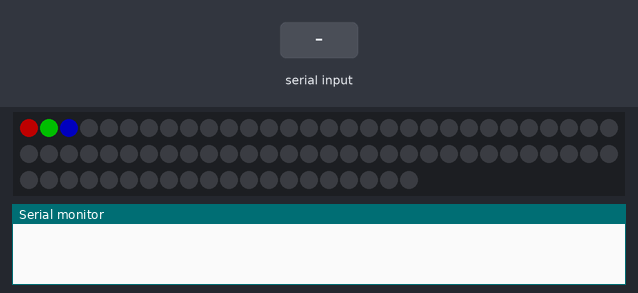
Bench run of a sketch on a simulated ESP32. Shown: 80 RGB LEDs in strip order, left to right, continuing on the next row, the last lines printed to the serial monitor. The inputs (shaded band) are chosen by the test bench. Dim RGB values are drawn brighter than linear.

Above: at 0.1 s.
3.3 s: "thinking\n" received over Serial
At 3.55 s:
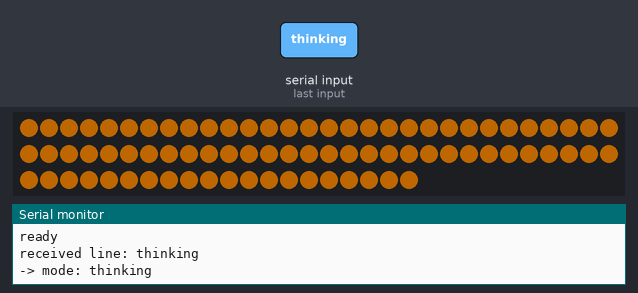
5.2 s: "listening\n" received over Serial
At 5.8 s:
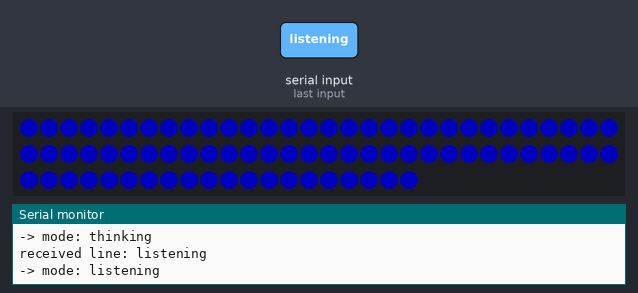
6.7 s: "responding\n" received over Serial
At 7.8 s:
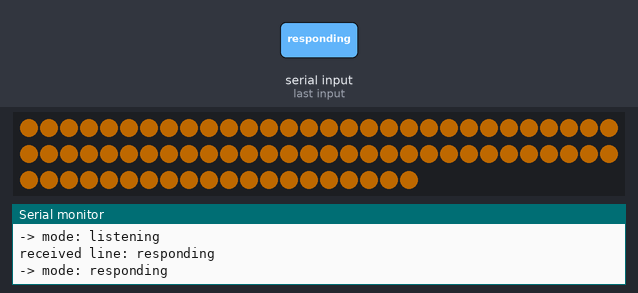
8.2 s: "error\n" received over Serial
At 9.01 s:
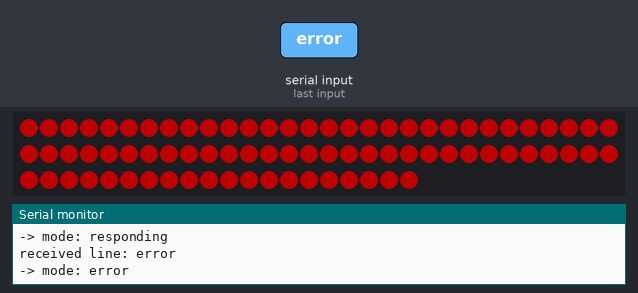
Timing chart, 0 to 10.9 s (numbered marks = the images above; inputs shaded):
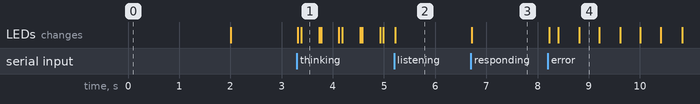

Measured:
- after the input at 3.3 s, the LEDs: first change at once (image 1 shows a later state)
- after the input at 5.2 s, the LEDs: change at once (image 2)
- after the input at 6.7 s, the LEDs: change at once (image 3)
- after the input at 8.2 s, the LEDs: change at once (image 4)

The sketch:

led-indicator.ino
```cpp
// led-indicator.ino — reference firmware for the led-bridge LED indicator.
//
// This sketch runs on an ESP32 driving an 80-pixel Adafruit NeoPixel strip.
// It is NOT built, flashed, or otherwise used by this repo at runtime — it
// lives here purely for reference alongside ../led-bridge.go, the host-side
// Viam module that drives it over USB serial.
//
// Hardware / wiring:
//   - NeoPixel data pin: GPIO 18
//   - Strip length:      80 pixels
//   - Serial baud:       115200  (must match led-bridge.go's defaultBaudRate)
//
// Serial protocol: led-bridge.go writes one '\n'-terminated line per update,
// each a JSON object of the form {"state":"<mode>"} (see actionForState in
// led-bridge.go). This sketch does a substring match on that line, so the
// JSON wrapper is matched transparently — it only cares that one of these
// keywords appears:
//   - "idle"        -> LEDs off
//   - "listening"   -> solid blue
//   - "thinking"    -> orange sine pulse (~800ms period)
//   - "responding"  -> solid orange
//   - "error"       -> red flash (~400ms on/off) until another state arrives
// Any line without a recognized keyword is logged and ignored.

#include <Adafruit_NeoPixel.h>

const int  LED_PIN    = 18;
const int  NUM_PIXELS = 80;
const long BAUD_RATE  = 115200;
const uint8_t BRIGHTNESS = 80;

Adafruit_NeoPixel strip(NUM_PIXELS, LED_PIN, NEO_GRB + NEO_KHZ800);

enum Mode { MODE_IDLE, MODE_LISTENING, MODE_THINKING, MODE_RESPONDING, MODE_ERROR };
Mode currentMode = MODE_IDLE;
String inputBuffer;

void setup() {
  Serial.begin(BAUD_RATE);
  strip.begin();
  strip.setBrightness(BRIGHTNESS);

  // Boot self-test: R G B on first 3 LEDs for 2 seconds.
  strip.setPixelColor(0, strip.Color(255, 0, 0));
  strip.setPixelColor(1, strip.Color(0, 255, 0));
  strip.setPixelColor(2, strip.Color(0, 0, 255));
  strip.show();
  delay(2000);
  strip.clear();
  strip.show();

  Serial.println("ready");
}

void loop() {
  readSerial();
  render();
  delay(20);
}

void readSerial() {
  while (Serial.available()) {
    char c = Serial.read();
    if (c == '\n') {
      handleLine(inputBuffer);
      inputBuffer = "";
    } else if (c != '\r') {
      inputBuffer += c;
    }
  }
}

void handleLine(const String &line) {
  Serial.print("received line: ");
  Serial.println(line);
  if (line.indexOf("listening") >= 0) {
    currentMode = MODE_LISTENING;
    Serial.println("-> mode: listening");
  } else if (line.indexOf("thinking") >= 0) {
    currentMode = MODE_THINKING;
    Serial.println("-> mode: thinking");
  } else if (line.indexOf("idle") >= 0) {
    currentMode = MODE_IDLE;
    Serial.println("-> mode: idle");
  } else if (line.indexOf("responding") >= 0) {
    currentMode = MODE_RESPONDING;
    Serial.println("-> mode: responding");
  } else if (line.indexOf("error") >= 0) {
    currentMode = MODE_ERROR;
    Serial.println("-> mode: error");
  } else {
    Serial.println("-> unrecognized, ignoring");
  }
}

// Render a single-color sine pulse across the whole strip.
// period_ms controls speed (smaller = faster). r, g, b set the hue.
void pulseColor(uint16_t period_ms, uint8_t r, uint8_t g, uint8_t b) {
  float phase = (millis() % period_ms) / (float)period_ms;
  float wave = (sin(phase * 2.0f * PI) + 1.0f) * 0.5f;
  float scale_lo = 10.0f / 255.0f;
  float scale = scale_lo + wave * (1.0f - scale_lo);
  uint32_t color = strip.Color(
    (uint8_t)(r * scale),
    (uint8_t)(g * scale),
    (uint8_t)(b * scale));
  for (int i = 0; i < NUM_PIXELS; i++) {
    strip.setPixelColor(i, color);
  }
  strip.show();
}

void solidColor(uint8_t r, uint8_t g, uint8_t b) {
  uint32_t color = strip.Color(r, g, b);
  for (int i = 0; i < NUM_PIXELS; i++) {
    strip.setPixelColor(i, color);
  }
  strip.show();
}

void render() {
  switch (currentMode) {
    case MODE_IDLE:
      strip.clear();
      strip.show();
      break;
    case MODE_LISTENING:
      solidColor(0, 0, 255);
      break;
    case MODE_THINKING:
      pulseColor(800, 255, 140, 0);
      break;
    case MODE_RESPONDING:
      solidColor(255, 140, 0);
      break;
    case MODE_ERROR:
      // Square-wave red flash, ~400ms on/off.
      if ((millis() / 400) % 2 == 0) {
        solidColor(255, 0, 0);
      } else {
        strip.clear();
        strip.show();
      }
      break;
  }
}
```
